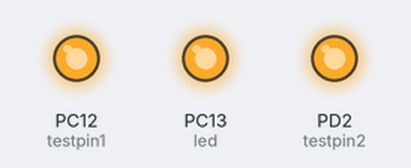
This program was run on a simulated STM32 Blue Pill. Shown: output pins drawn as LEDs (lit = HIGH).

Above: at 1.0 s.
At 3.0 s:
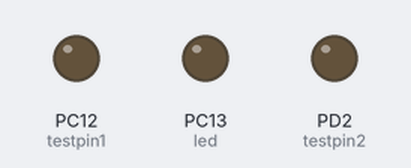
Timing chart, 0 to 5.2 s (numbered marks = the images above):
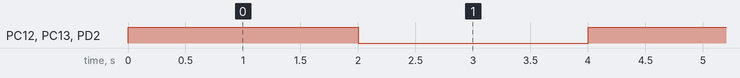

Measured:
- by itself, PC12 (testpin1), PC13 (led), PD2 (testpin2): alternates HIGH for 2.0 s and LOW for 2.0 s

The program:

main.cpp
```cpp
#include <Arduino.h>

// define things
static int32_t count_pressed = 0;
static const int32_t wait = 2000;
int btn = USER_BTN;
int led = LED_BUILTIN;
int testpin1 = PC12;
int testpin2 = PD2;

// Serial (Non USB)    RX    TX
HardwareSerial Serial1(PA10, PA9);

void setup()
{ // put your setup code here, to run once:
  // int result = myFunction(2, 3);
  pinMode(led, OUTPUT);
  pinMode(btn, INPUT);
  pinMode(testpin1, OUTPUT);
  pinMode(testpin2, OUTPUT);

  // begin hardware serial
  Serial1.begin(9600);
}

// the loop function runs over and over again forever
void loop()
{
  // put your main code here, to run repeatedly:
  Serial1.println();
  Serial1.println("----------------------------------------");
  Serial1.println("TEST");
  digitalWrite(led, HIGH);      // turn the LED on (HIGH is the voltage level)
  digitalWrite(testpin1, HIGH); // turn the LED on (HIGH is the voltage level)
  digitalWrite(testpin2, HIGH); // turn the LED on (HIGH is the voltage level)
  delay(wait);
  digitalWrite(led, LOW);      // turn the LED off by making the voltage LOW
  digitalWrite(testpin1, LOW); // turn the LED off by making the voltage LOW
  digitalWrite(testpin2, LOW); // turn the LED off by making the voltage LOW
  delay(wait);
}
```
